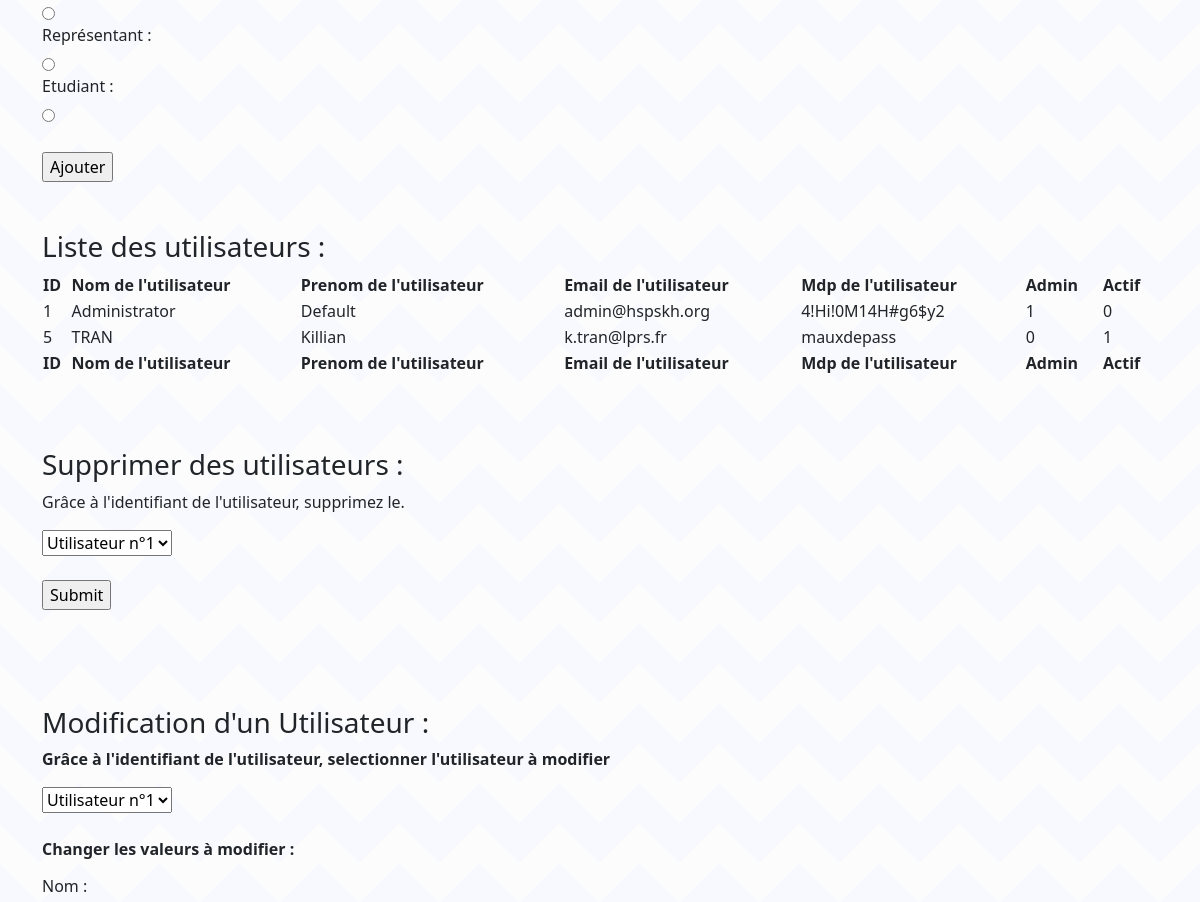
Before: /vue/panelAdmin/utilisateur.php (middle part) with the older database file.
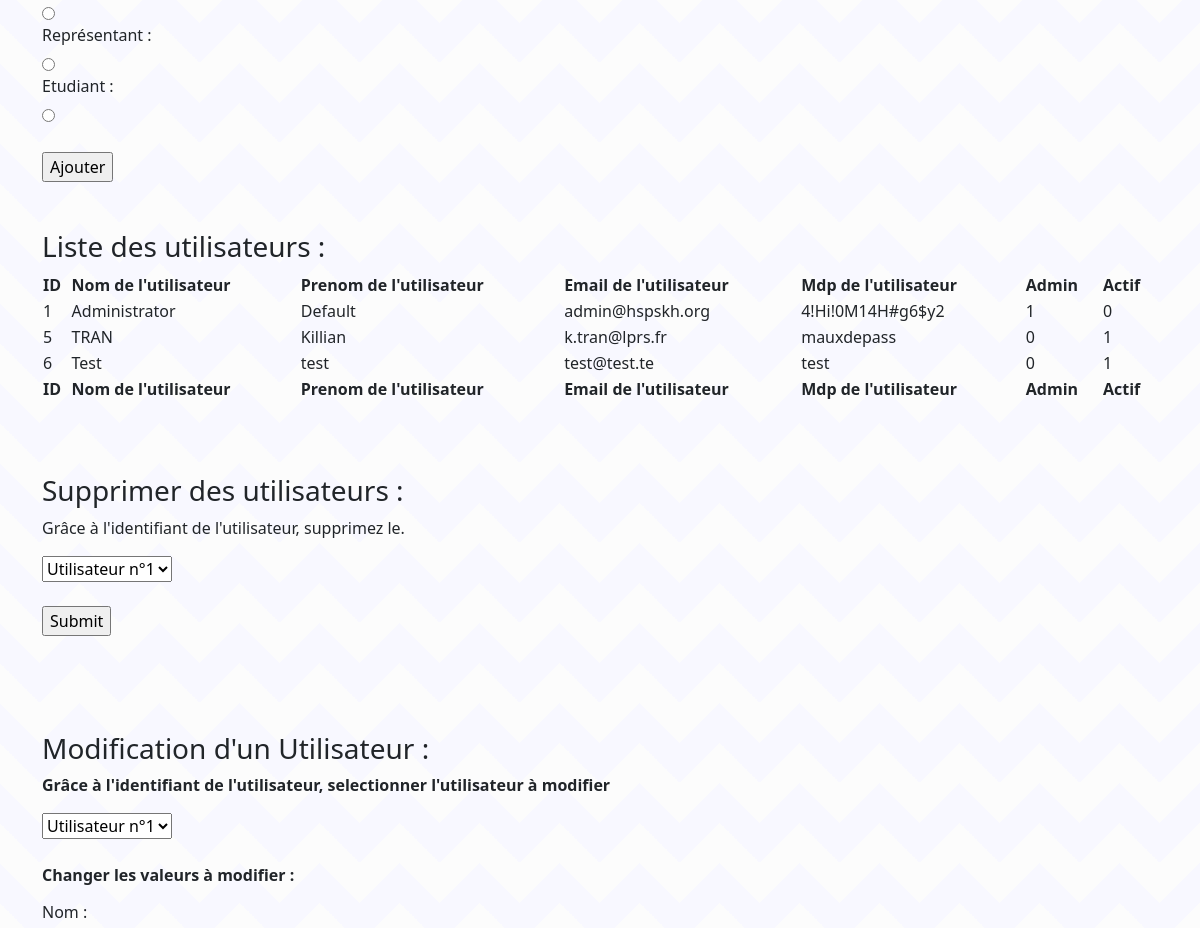
After: the same page with the newer database file.
### tables this page shows
CREATE TABLE IF NOT EXISTS `utilisateur` (
  `id_utilisateur` int(11) NOT NULL AUTO_INCREMENT,
  `nom` varchar(100) NOT NULL,
  `prenom` varchar(100) NOT NULL,
  `email` varchar(100) NOT NULL,
  `mdp` varchar(100) NOT NULL,
  `admin` tinyint(1) NOT NULL,
  `actif` tinyint(1) NOT NULL,
  PRIMARY KEY (`id_utilisateur`)
);

### src/bdd/Database.php (called while the page is built, shortened)
<?php
class Database
{
    private $host;
    private $dbname;
    private $user;
    private $pwd;
    public function __construct()
    {
        $this->host = "localhost";
        $this->dbname = "hsp-skh";
        $this->user = "root";
        $this->pwd = "";
    }
    public function getBdd()
    {
        return $this->bdd = new PDO("mysql:host=".$this->host.";dbname=".$this->dbname,$this->user,$this->pwd);
    }
}

### src/modele/Utilisateur.php (called while the page is built, shortened)
<?php
class Utilisateur
{
    public function selectUtilisateur($bdd){
        $sel = $bdd->getBdd()->prepare("SELECT * FROM utilisateur");
        $sel->execute();
        $result = $sel->fetchAll();
        return $result;
    }
}

### vue/panelAdmin/utilisateur.php (the view, shortened to what the changed rows need)
<?php
require_once '../../src/bdd/Database.php';
require_once '../../src/modele/Utilisateur.php';
?>
<!DOCTYPE html>
<html>
<head>
    <link rel="stylesheet" href="../assets/css/styles.css">
    <link href="https://cdn.jsdelivr.net/npm/select2@4.1.0-rc.0/dist/css/select2.min.css" rel="stylesheet" />
    <link rel="stylesheet" type="text/css" href="https://cdn.datatables.net/1.11.4/css/jquery.dataTables.css">
    <link href="https://cdn.jsdelivr.net/npm/bootstrap@5.2.1/dist/css/bootstrap.min.css" rel="stylesheet"
>
</head>
<body>
<div class="container">
    <div class="content">
        <br><br>
        <?php
        $liste = new Utilisateur(array());
        $bdd = new Database();
        $res = $liste->selectUtilisateur($bdd);
        ?>
        <table id="table" class="display" style="width:100%">
            <thead>
            <tr>
                <th>ID</th>
                <th>Nom de l'utilisateur</th>
                <th>Prenom de l'utilisateur</th>
                <th>Email de l'utilisateur</th>
                <th>Mdp de l'utilisateur</th>
                <th>Admin</th>
                <th>Actif</th>
            </tr>
            </thead>
            <tbody>
            <?php foreach ($res as $value){ ?>
                <tr>
                    <td><?php echo $value['id_utilisateur'];?></td>
                    <td><?php echo $value['nom'];?></td>
                    <td><?php echo $value['prenom'];?></td>
                    <td><?php echo $value['email'];?></td>
                    <td><?php echo $value['mdp'];?></td>
                    <td><?php echo $value['admin'];?></td>
                    <td><?php echo $value['actif'];?></td>
                </tr>
            <?php } ?>
            </tbody>
            <tfoot>
            <tr>
                <th>ID</th>
                <th>Nom de l'utilisateur</th>
                <th>Prenom de l'utilisateur</th>
                <th>Email de l'utilisateur</th>
                <th>Mdp de l'utilisateur</th>
                <th>Admin</th>
                <th>Actif</th>
            </tr>
            </tfoot>
        </table>
        <br> <br>
        <br><br>
    </div>
    <br>
</div>
<br><br>
</body>
</html>

Changed rows visible on the page:
added utilisateur: id_utilisateur "6", nom "Test", prenom "test", email "test@test.te", mdp "test", admin "0", actif "1"
